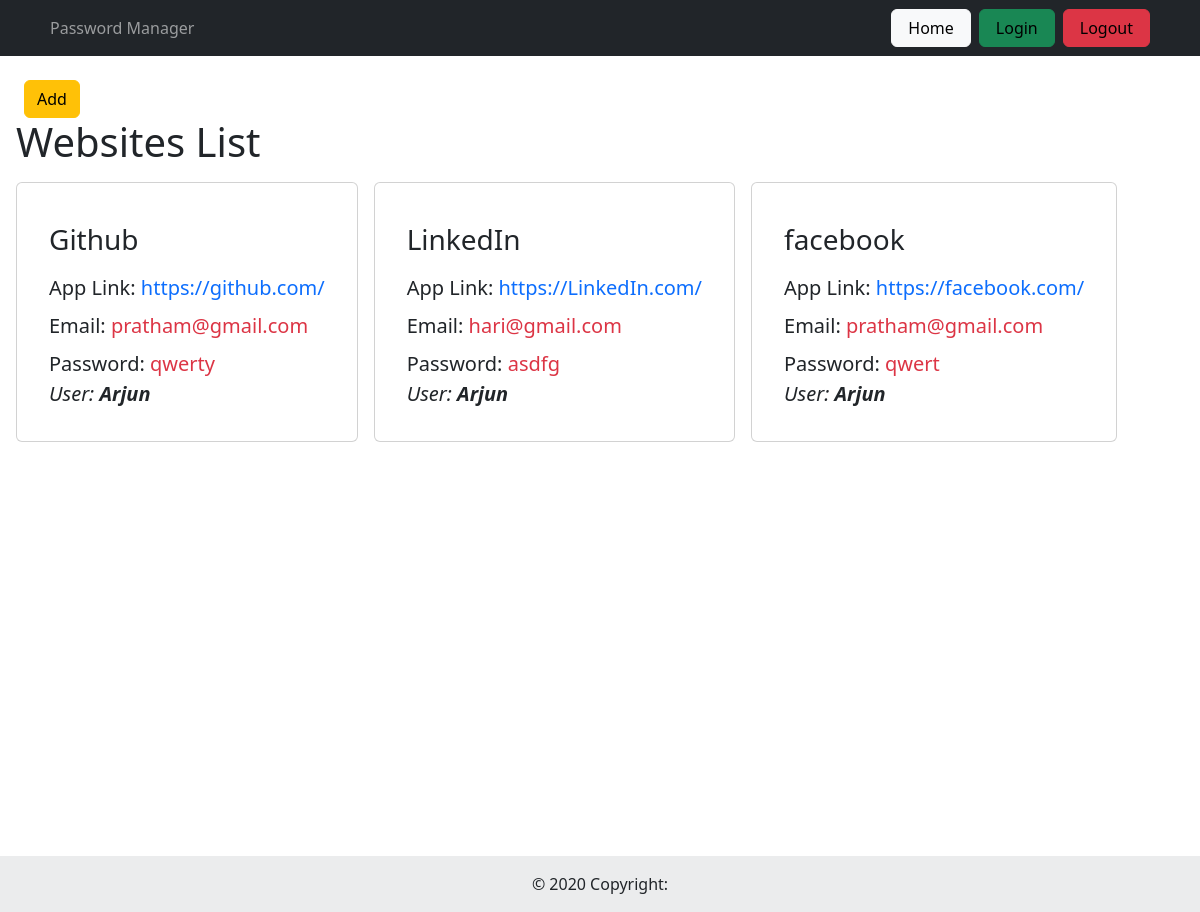
The app's page /home (signed in) with its own data.
### myApps/models.py (models this page shows)
class PasswordManager(models.Model):
    user = models.ForeignKey(User,on_delete=models.CASCADE,related_name='owner')
    appname = models.CharField(max_length=500)
    applink=models.CharField(max_length=1000)
    email=models.EmailField(max_length=500)
    password = models.CharField(max_length=500)
    def __str__(self):
       return self.appname

### myApps/views.py (the view)
# urls.py: 2. Add a URL to urlpatterns:  path('', views.home, name='home')
@login_required
def home(request):
    myinfo = PasswordManager.objects.filter(user=request.user)
    print(myinfo)
    data = {'info':myinfo}
    return render(request,'home.html',data)

### templates/home.html (shortened to what this page needs)
{% extends "base.html" %}
{% block content %}
<main class="h-100 p-3">
    <form action="{% url "mylist" %}" method="get">
        <button data-mdb-ripple-init type="submit" class="btn btn-warning me-3 mt-2 mx-2">
           Add
          </button>
    </form>
    <h1>Websites List</h1>
    <section>
        <div class="" style="margin-top: 1rem;">
            <section class="" style="display: flex;gap:1rem;">
                {% for n in info %}
              <div class="card" style="width: max-content;">
                <div class="card-body">
                  <blockquote class="blockquote blockquote-custom bg-white px-3 pt-4">
                    <h3>
                        {{n.appname}}
                    </h3>
                    <p class="mb-0 mt-2 font-italic ">
                       App Link: <span class="text-primary">{{n.applink}}</span>
                    </p>
                    <p class="mb-0 mt-2 font-italic">
                        Email: <span class="text-danger">{{n.email}}</span>
                    </p>
                    <p class="mb-0 mt-2 font-italic">
                        Password: <span class="text-danger">{{n.password}}</span>
                    </p>
                      <cite title="author" class="">User: <strong>{{n.user}}</strong></cite>
                  </blockquote>
                </div>
              </div>
              {% endfor %}
            </section>
          </div>
    </section>
</main>
{% endblock content %}

### templates/base.html (shortened to what this page needs)
<!DOCTYPE html>
<html lang="en">
<head>
    <link href="https://cdn.jsdelivr.net/npm/bootstrap@5.3.3/dist/css/bootstrap.min.css" rel="stylesheet">
    <link rel="stylesheet" href="/static/css/style.css">
    <link rel="stylesheet" href="https://cdn.jsdelivr.net/npm/@fortawesome/fontawesome-free@6.4.2/css/fontawesome.min.css">
</head>
<body>
 <nav class="navbar navbar-expand-lg navbar-dark bg-dark">
    <div class="container">
      <div class="collapse navbar-collapse" id="navbarButtonsExample">
        <ul class="navbar-nav me-auto mb-2 mb-lg-0">
          <li class="nav-item">
            <a class="nav-link" href="#">Password Manager</a>
          </li>
        </ul>
        <div class="d-flex align-items-center">
            <button data-mdb-ripple-init type="button" class="btn btn-light px-3 me-2">
                <a href="{% url "home" %}">Home</a>
              </button>
          <button data-mdb-ripple-init type="button" class="btn btn-success px-3 me-2">
            <a href="{% url "login" %}">Login</a>
          </button>
          {% if user.is_authenticated %}
          <button data-mdb-ripple-init type="button" class="btn btn-danger px-3 me-2">
            <a href="{% url "logout" %}">Logout</a>
          </button>
          {% endif %}
        </div>
      </div>
    </div>
  </nav>
  {% block content %}
  {% endblock content %}
  <footer class="bg-body-tertiary  bottom-0 w-100 text-center">
    <div class="text-center p-3" style="background-color: rgba(0, 0, 0, 0.05);">
      © 2020 Copyright:
    </div>
  </footer>
</body>
</html>

### static/css/style.css (style rules this page uses)
body { height: 100vh; }
footer { width: 100vw; }
a { text-decoration: none; color: black; }

### records on screen
PasswordManager: appname "Github", applink "https://github.com/", email "pratham@gmail.com", password "qwerty", user "Arjun"
PasswordManager: appname "LinkedIn", applink "https://LinkedIn.com/", email "hari@gmail.com", password "asdfg", user "Arjun"
PasswordManager: appname "facebook", applink "https://facebook.com/", email "pratham@gmail.com", password "qwert", user "Arjun"
